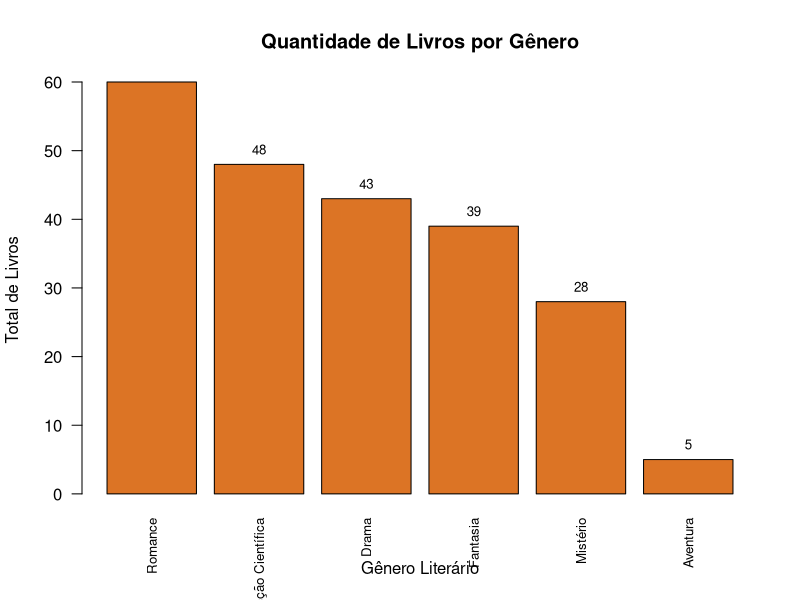

This figure's R source:

dados <- read.table("livros.dat",
                    sep = ";",
                    header = FALSE,
                    stringsAsFactors = FALSE,
                    fileEncoding = "UTF-8")


colnames(dados) <- c("Título", "Autor", "Gênero Literário", "Quantidade")


dados$Quantidade <- as.numeric(dados$Quantidade)


soma_genero <- tapply(dados$Quantidade,
                      dados$`Gênero Literário`,
                      sum)


soma_genero <- sort(soma_genero, decreasing = TRUE)


barplot(soma_genero,
        col = "#dc7425",   
        border = "black",
        main = "Quantidade de Livros por Gênero",
        xlab = "Gênero Literário",
        ylab = "Total de Livros",
        las = 2,       
        cex.names = 0.8 
)


valores <- barplot(soma_genero, plot = FALSE)

text(x = valores,
     y = soma_genero,
     label = soma_genero,
     pos = 3,  
     cex = 0.8)
